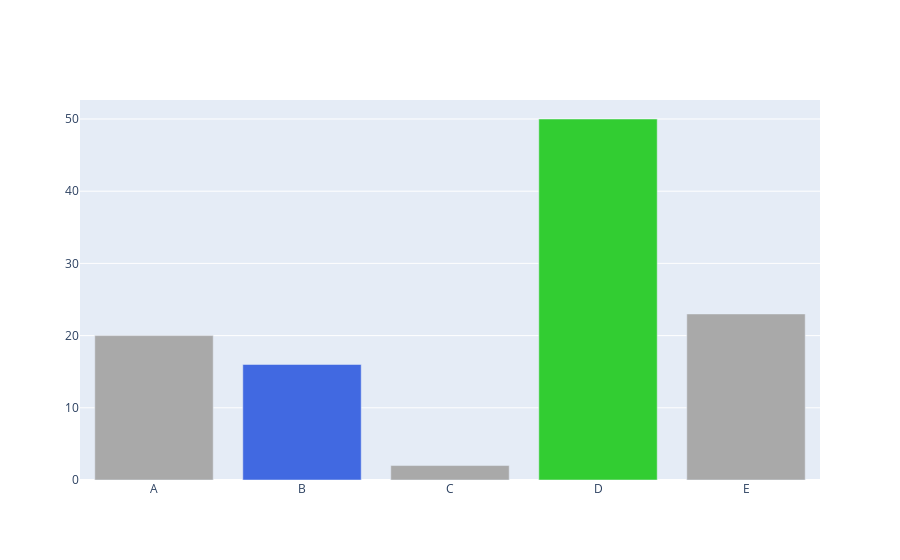

Notebook source saved alongside this figure:
### Code cell
colors = ['darkgray',] * 5

colors[1] = 'royalblue'
colors[3] = 'limegreen'

fig = go.Figure(data=[go.Bar(x=['A','B','C','D','E'],
                             y = [20,16,2,50,23],
                             marker_color = colors,
                             )])
fig.update_layout()

### Figure 1 — Plotly figure (JSON) as saved in the notebook; plotly's stock layout.template omitted (floating-point values rounded to 4 significant figures)
{"data": [{"marker": {"color": ["darkgray", "royalblue", "darkgray", "limegreen", "darkgray"]}, "x": ["A", "B", "C", "D", "E"], "y": [20, 16, 2, 50, 23], "type": "bar"}], "layout": {}}
